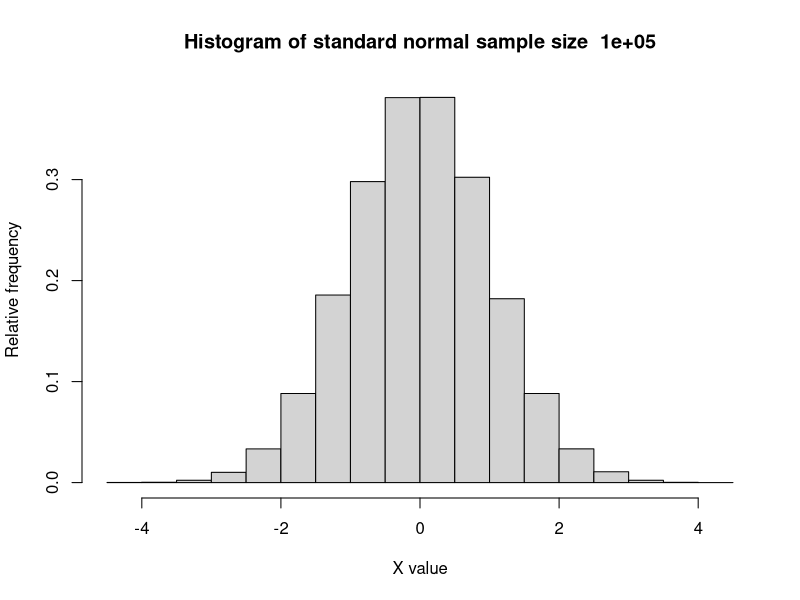
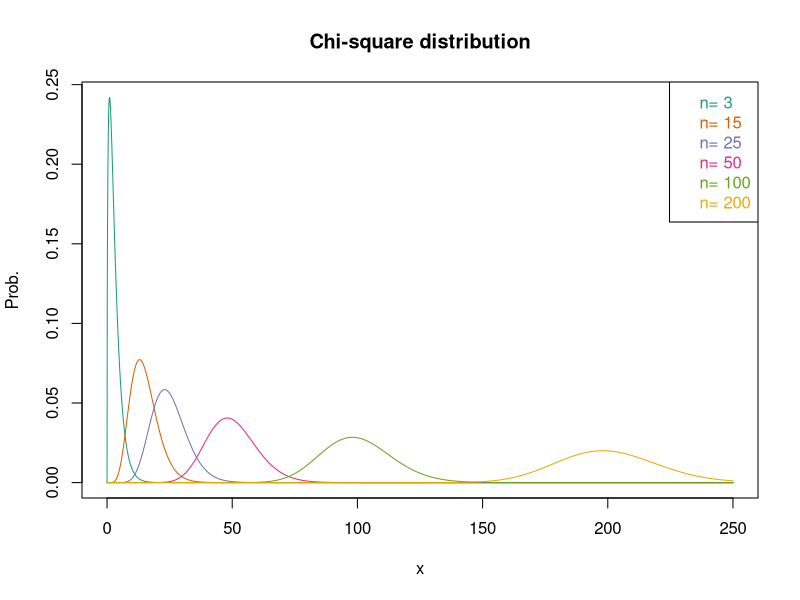
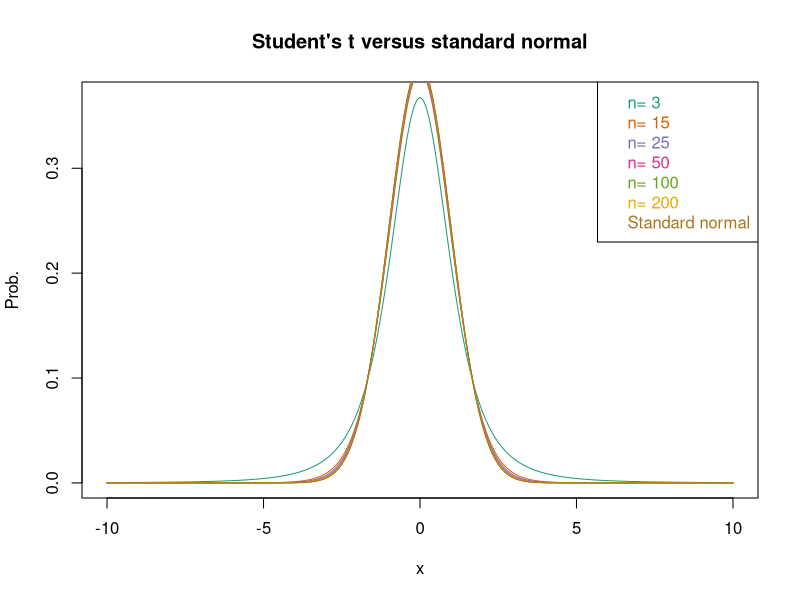

Here is the R script that generated these plots, in order:
## ---- chunk 1
punif(4, min=0, max=10) - punif(3, min=0, max=10)
## ---- chunk 2
set.seed(0)
sample_size = 100000
histogram <- hist(qnorm(runif(n=sample_size)), main=paste("Histogram of standard normal sample size ", sample_size), xlab="X value", ylab="Relative frequency", probability=TRUE)
histogram
## ---- chunk 3
require("RColorBrewer")
## ---- chunk 4
n = c(3, 15, 25, 50, 100, 200)
cols<-brewer.pal(n=6,name="Dark2")
x = seq(0, 250, by=0.1)
plot(x, dchisq(x, df=n[1]), type = "l", main ="Chi-square distribution", xlab = "x", ylab = "Prob.", col=cols[1])
for (i in 2:6) {lines(x, dchisq(x, df=n[i]), col=cols[i])}
legend(x="topright", legend=paste("n=", as.character(n)), text.col=cols)
## ---- chunk 5
n = c(3, 15, 25, 50, 100, 200)
cols<-brewer.pal(n=7,name="Dark2")
x = seq(-10, 10, by=0.1)
plot(x, dt(x, df=n[1]), type = "l", main = "Student's t versus standard normal", xlab = "x", ylab = "Prob.", col=cols[1])
for (i in 2:6) {lines(x, dt(x, df=n[i]), col=cols[i])}
lines(x, dnorm(x), col=cols[7])
legend(x="topright", legend=c(paste("n=", as.character(n)), "Standard normal"), text.col=cols)
